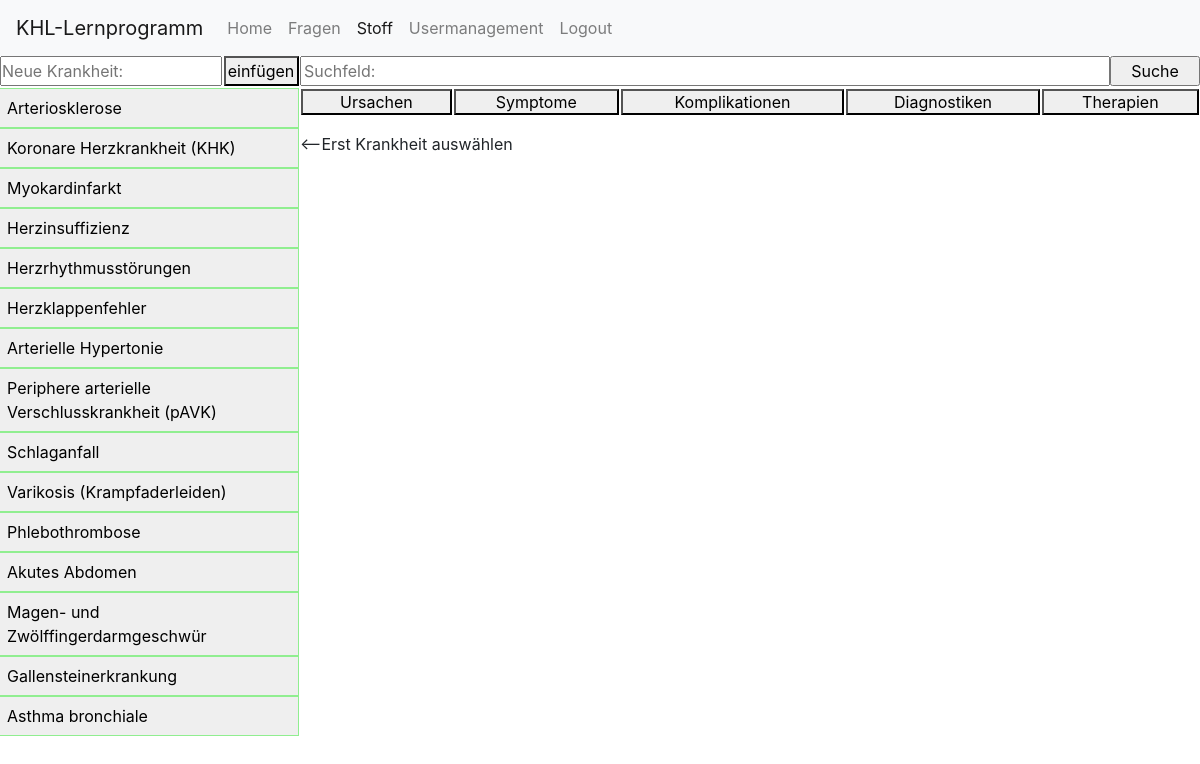
Page /stoff (signed in) on the committed database.
### database.py (models this page shows, shortened)
class Krankheit(Base):
    __tablename__='krankheit'
    id = Column(Integer, primary_key=True)
    name = Column(String(40), unique=True)
    ursachen = relationship('Ursache', secondary=kh2ursache)
    symptome = relationship('Symptom', secondary=kh2symptom)
    komplikationen = relationship('Komplikation', secondary=kh2komplikation)
    diagnostiken = relationship('Diagnostik', secondary=kh2diagnostik)
    therapien = relationship('Therapie', secondary=kh2therapie)
    def getall():
        krankheiten=[]
        sqlelement=session.query(Krankheit).order_by(Krankheit.id.asc()).all()
        for row in sqlelement:
            krankheiten.append(row.name)
        return krankheiten
    def getall2dict():
        krankheiten=session.query(Krankheit).all()
        krankheitendicts=[]
        for krankheit in krankheiten:
            krankheitendict={'Krankheit':krankheit.name}
            ursachen=[]
            for ursache in krankheit.ursachen:
                if ursache is not None:
                    if ursache.name is None:
                        ursache=session.query(Krankheit).filter(Krankheit.id==ursache.krankheit_id).first()
                    ursachen.append(ursache.name)
            krankheitendict['Ursachen']=ursachen
            symptome=[]
            for symptom in krankheit.symptome:
                symptome.append(symptom.name)
            krankheitendict['Symptome']=symptome
            komplikationen=[]
            for komplikation in krankheit.komplikationen:
                if komplikation is not None:
                    if komplikation.name is None:
                            komplikation=session.query(Krankheit).filter(Krankheit.id==komplikation.krankheit_id).first()
                    komplikationen.append(komplikation.name)
            krankheitendict['Komplikationen']=komplikationen
            diagnostiken=[]
            for diagnostik in krankheit.diagnostiken:
                diagnostiken.append(diagnostik.name)
            krankheitendict['Diagnostiken']=diagnostiken
            therapien=[]
            for therapie in krankheit.therapien:
                therapien.append(therapie.name)
            krankheitendict['Therapien']=therapien
            krankheitendicts.append(krankheitendict)
        return krankheitendicts

### website.py (the view, shortened to what this page needs)
@app.route('/stoff',methods=['GET','POST'])
def stoff():
    if not session.get('logged_in'):
        return redirect('/')
    umstandcontent=''
    message = '' #Message für User
    active_krankheit = session.get('active_krankheit') #Gerade Aktive Krankheit
    active_umstand = session.get('active_umstand') #Gerade Aktiver Umstand
    mode = session.get('mode') #Modus um bei Ursachen oder Komplikationen Krankheiten hinzuzufügen
    element2change=''
    element2delete=''
    if active_umstand=='Ursachen':
        kh_ursachen=db.Ursache.getAll_fromKrankheit(db.Ursache,active_krankheit, True)
        umstandcontent=kh_ursachen
    elif active_umstand=='Symptome':
        kh_symptome=db.Symptom.getAll_fromKrankheit(db.Symptom,active_krankheit, True)
        umstandcontent=kh_symptome
    elif active_umstand=='Komplikationen':
        kh_komplikationen=db.Komplikation.getAll_fromKrankheit(db.Komplikation,active_krankheit, True)
        umstandcontent=kh_komplikationen
    elif active_umstand=='Diagnostiken':
        kh_diagnostiken=db.Diagnostik.getAll_fromKrankheit(db.Diagnostik,active_krankheit, True)
        umstandcontent=kh_diagnostiken
    elif active_umstand=='Therapien':
        kh_therapien=db.Therapie.getAll_fromKrankheit(db.Therapie,active_krankheit, True)
        umstandcontent=kh_therapien
    elif element2change!='' or element2delete!='':
        pass
    else:
        message='Links Krankheit auswählen und oben den Umstand'
    krankheiten=db.Krankheit.getall()
    krankheitendict=db.Krankheit.getall2dict()
    return render_template('stoff.j2', krankheiten=krankheiten, active_umstand=active_umstand,
    active_krankheit=active_krankheit, umstandcontent=umstandcontent, message=message, mode=mode,
    element2change=element2change, element2delete=element2delete, krankheitendict=krankheitendict)

### templates/stoff.j2 (shortened to what this page needs)
{% extends "_base.j2" %}
{% set active_link = 'Stoff' %}
{% block navbar %}
    {{ super() }}
{% endblock %}
{% block left_navbar %}
    <div class='left_navbar'>
        <form action='/hinzufügen_Krankheit' method='POST'>
            <input type="text" id="tf_addkh" name="Krankheit_name" placeholder="Neue Krankheit:" autocomplete="off">
            <button type="submit" name= "Btn_add_Krankheit" id="btn_addkh">einfügen</button>
        </form>
        {% if mode=='uok_Addkhmode' and (active_umstand=='Ursachen' or active_umstand =='Komplikationen') %}
            <form action="hinzufügen_{{ active_umstand }}" method='POST'>
                <ul class="checkbox_krankheit">
                    {% for krankheit in krankheiten %}
                        <li>
                            <label class='kh_checkbox_label'>
                                {{ krankheit }}<input type="checkbox" name="checkbox_Krankheit" value="{{ krankheit }}" id="cbx_kh">
                            </label>
                        </li>
                    {% endfor %}
                </ul>
                <input type="hidden" name="active_krankheit" value="{{active_krankheit}}">
                <input type="submit" name="uok_Addkh" value="Krankheit hinzufügen" id="btn_kh_cbxsubmit">
            </form>
        {% else %}
            <form method='POST'>
                <ul class="Button_Krankheit">
                    {% for krankheit in krankheiten %}
                        <li>
                            <button {% if active_krankheit == krankheit %} class="kh_active" {% endif %} type="submit" name="active_krankheit" value="{{ krankheit }}" id="btn_kh">{{ krankheit }}</button>
                        </li>
                    {% endfor %}
                </ul>
            </form>
        {% endif %}
    </div>
{% endblock %}
{% block content %}
    <div class='content'>
        <form action='/suche' method='POST'>
            <span>
                <input type='text' name='searchfield' placeholder='Suchfeld:' id='searchfield'><input type='submit' name='searchsubmit' value='Suche' id='searchsubmit'>
            </span>
        </form>
        <form method='POST'>
            <table class='btns_umstand'>
                <tr>
                    <th><button {% if active_umstand == 'Ursachen' %} class=umstand_active" {% endif %} type="submit" name="active_umstand" value="Ursachen" id="btn_umstand">Ursachen</button></th>
                    <th><button {% if active_umstand == 'Symptome' %} class=umstand_active" {% endif %} type="submit" name="active_umstand" value="Symptome" id="btn_umstand">Symptome</button></th>
                    <th><button {% if active_umstand == 'Komplikationen' %} class=umstand_active" {% endif %} type="submit" name="active_umstand" value="Komplikationen" id="btn_umstand">Komplikationen</button></th>
                    <th><button {% if active_umstand == 'Diagnostiken' %} class=umstand_active" {% endif %} type="submit" name="active_umstand" value="Diagnostiken" id="btn_umstand">Diagnostiken</button></th>
                    <th><button {% if active_umstand == 'Therapien' %} class=umstand_active" {% endif %} type="submit" name="active_umstand" value="Therapien" id="btn_umstand">Therapien</button></th>
                </tr>
            </table>
        </form>
        {% if active_krankheit %}
            {% if not active_umstand %}
                {% if element2change %}
                    <form action='/ändern_Krankheit' method='POST'>
                        <input type='text' name='elemupdate' value='{{ element2change }}' autocomplete="off">
                        <input type='submit' name='abbruch' value=Abbruch>
                        <input type='submit' name='khchange' value='Ändern'>
                        <input type="hidden" name="active_krankheit" value="{{active_krankheit}}">
                    </form>
                {% elif element2delete %}
                    <form action='/löschen_Krankheit' method='POST'>
                        Sicher?
                        <input type='submit' name='abbruch' value=Abbruch>
                        <input type='submit' name='khdelete' value='Ja'>
                        <input type="hidden" name="active_krankheit" value="{{active_krankheit}}">
                    </form>
                {% else %}
                    <span id='krankheit_ändern'>
                        <form method='POST'>
                            <h3>{{active_krankheit}}</h3>
                            <button type = 'submit' name='ändern' value='{{ active_krankheit }}'>🖊️</button>
                            <button type = 'submit' name='löschen' value='{{ active_krankheit }}'>🗑️</button>
                            <input type="hidden" name="active_krankheit" value="{{ active_krankheit }}">
                        </form>
                    </span>
                    {% for krankheit in krankheitendict %}
                        {% if krankheit.get('Krankheit') == active_krankheit %}
                            <ul class='kh_umstände'>
                                {% for umstand in krankheit %}
                                    {% if umstand != 'Krankheit' %}
                                        <li><h5><b>{{umstand}}</b></h5></li>
                                            <ul>
                                                {% for element in krankheit.get(umstand) %}
                                                    <li>{{ element }}</li>
                                                {% endfor %}
                                            </ul>
                                    {% endif %}
                                {% endfor %}
                            </ul>
                        {% endif %}
                    {% endfor %}
                {% endif %}
            {% else %}
                <form action="hinzufügen_{{active_umstand}}" method='POST'>
                    <input type="hidden" name="active_krankheit" value="{{active_krankheit}}">
                    <input type="hidden" name="active_umstand" value="{{active_umstand}}">
                    {% if not mode %}
                        <input type="text" name="kh_new{{active_umstand}}" placeholder="Neue {{ active_umstand }}" autocomplete="off" autofocus id="tf_add">
                        <input type="submit" name="kh_add{{active_umstand}}" id="btn_add" value="hinzufügen">
                    {% else %}
                        <h4> {{active_krankheit}} </h4>
                    {% endif %}
                    {% if active_umstand == 'Ursachen' or active_umstand == 'Komplikationen' %}
                        <button type="submit" name="mode" value="uok_Addkhmode" id="btn_uok_joinkh">
                            {% if mode == 'uok_Addkhmode' %}Abbruch{% else %}Krankheit zu {{active_umstand}} hinzufügen{% endif %}
                        </button>
                    {% endif %}
                </form>
            {% endif %}
        {% else %}
            <p><--Erst Krankheit auswählen</p>
        {% endif %}
    </div>
{% endblock %}

### templates/_base.j2 (style rules this page uses)
.left_navbar { float:left; width:25%; position: relative; top:0; bottom:0; }
.content { float:right; width:75%; position:relative; }
.button_krankheit, .checkbox_krankheit { padding: 0; margin-top:-14; width: 25%; overflow-y: auto; position: fixed; height:85%; }
#btn_kh, .kh_checkbox_label { border-style:solid; border-color: lightgreen; border-width: 1px; width:100%; margin:0; padding:7; text-align:left; margin-left:-1 }

### templates/stoff.j2 (style rules this page uses)
#btn_addkh, #tf_addkh { display:inline; padding:0; height:30px; }
#tf_addkh { width:74% }
#btn_addkh { width:25%; margin-left: -3; }
table { width: 100%; margin:0; }
#btn_umstand { width:100%; height:100%; }
#krankheit_ändern h3, button { display: inline; }
#searchfield { width:90%; }
#searchsubmit { width:10%; }
.btns_umstand { margin-top:-14; }

### rows in the picture
Krankheit: name "Arteriosklerose"
Krankheit: name "Koronare Herzkrankheit (KHK)"
Krankheit: name "Myokardinfarkt"
Krankheit: name "Herzinsuffizienz"
Krankheit: name "Herzrhythmusstörungen"
Krankheit: name "Herzklappenfehler"
Krankheit: name "Arterielle Hypertonie"
Krankheit: name "Periphere arterielle Verschlusskrankheit (pAVK)"
Krankheit: name "Schlaganfall"
Krankheit: name "Varikosis (Krampfaderleiden)"
Krankheit: name "Phlebothrombose"
Krankheit: name "Akutes Abdomen"
Krankheit: name "Magen- und Zwölffingerdarmgeschwür"
Krankheit: name "Gallensteinerkrankung"
Krankheit: name "Asthma bronchiale"
